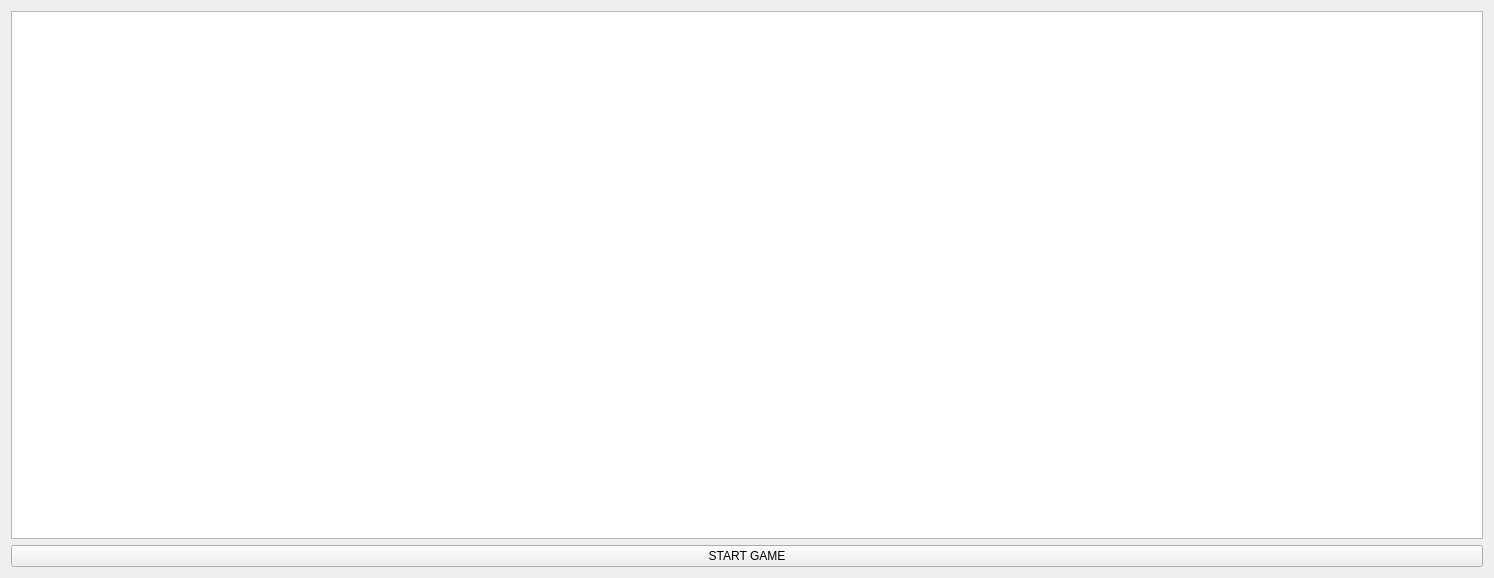
<?xml version="1.0" encoding="UTF-8"?>
<ui version="4.0">
 <class>Widget</class>
 <widget class="QWidget" name="Widget">
  <property name="geometry">
   <rect>
    <x>0</x>
    <y>0</y>
    <width>1494</width>
    <height>578</height>
   </rect>
  </property>
  <property name="windowTitle">
   <string>Widget</string>
  </property>
  <layout class="QVBoxLayout" name="verticalLayout">
   <item>
    <widget class="QGraphicsView" name="graphicsView"/>
   </item>
   <item>
    <widget class="QPushButton" name="startGameButton">
     <property name="text">
      <string>START GAME</string>
     </property>
    </widget>
   </item>
  </layout>
 </widget>
 <resources/>
 <connections/>
</ui>
